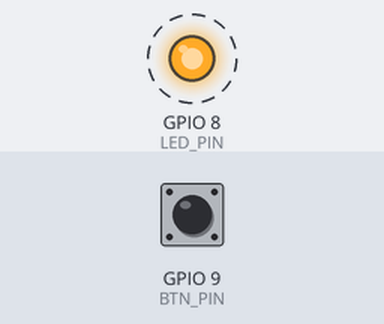
Recording of a program running on a simulated ESP32-C3. Parts: output pins drawn as LEDs (lit = HIGH). Dashed ring = blinking. The test bench sets the inputs (shaded band); at power-on: GPIO 9 (BTN_PIN) HIGH. What the program prints to the serial monitor is not drawn.

Above: at 0.87 s.
1.3 s: GPIO 9 (BTN_PIN) pulled LOW for 0.15 s
Timing chart, 0 to 10.3 s (numbered marks = the images above; inputs shaded):
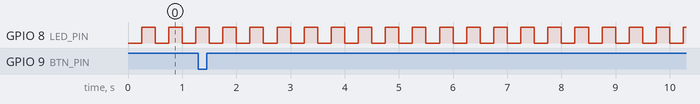

Measured:
- by itself, GPIO 8 (LED_PIN): alternates HIGH for 0.25 s and LOW for 0.25 s

The program:

main.cpp
```cpp
// (licence header left out)
#include <Arduino.h>

#if defined(CONFIG_IDF_TARGET_ESP32C3)
#define MCU_NAME "esp32c3"
static const int LED_PIN = 8, BTN_PIN = 9, TX_PIN = 21, RX_PIN = 20;
#define UART Serial0
#elif defined(CONFIG_IDF_TARGET_ESP32)
// A WROOM-32 as a DevKitC wires it: LED IO2, BOOT button IO0, UART0 on TXD0/RXD0.
#define MCU_NAME "esp32"
static const int LED_PIN = 2, BTN_PIN = 0, TX_PIN = 1, RX_PIN = 3;
#define UART Serial0
#elif defined(ARDUINO_ARCH_ESP8266)
// An ESP-12 as a WeMos D1 mini or NodeMCU wires it: LED GPIO2, FLASH button
// GPIO0, UART0 on TX GPIO1 / RX GPIO3 (the core's Serial).
#define MCU_NAME "esp8266"
static const int LED_PIN = 2, BTN_PIN = 0;
#define UART Serial
#else
#error "fw-probe: unknown MCU"
#endif

static uint32_t lastToggle = 0;
static int led = 0;
static int btnRaw = 0, btnStable = 0;  // 1 = pressed (pin LOW)
static uint32_t btnChangedAt = 0;

void setup() {
#if defined(ARDUINO_ARCH_ESP8266)
  UART.begin(115200);  // UART0 sits on its own pins
#else
  UART.begin(115200, SERIAL_8N1, RX_PIN, TX_PIN);
#endif
  pinMode(LED_PIN, OUTPUT);
  digitalWrite(LED_PIN, LOW);
  pinMode(BTN_PIN, INPUT_PULLUP);
  UART.println("boot " MCU_NAME);
  // The blink period starts here, not at reset: under QEMU an ESP32 reaches
  // setup() a while after reset, and counting from 0 would toggle in a burst.
  lastToggle = millis();
}

void loop() {
  uint32_t now = millis();
  int raw = digitalRead(BTN_PIN) == LOW ? 1 : 0;
  if (raw != btnRaw) {
    btnRaw = raw;
    btnChangedAt = now;
  }
  if (raw != btnStable && now - btnChangedAt >= 20) {
    btnStable = raw;
    UART.println(btnStable ? "pressed" : "released");
  }
  if (now - lastToggle >= 250) {
    lastToggle += 250;
    led ^= 1;
    digitalWrite(LED_PIN, led ? HIGH : LOW);
    char line[48];
    snprintf(line, sizeof line, "led=%d btn=%d t=%lu", led, btnStable, (unsigned long)now);
    UART.println(line);
  }
}
```
